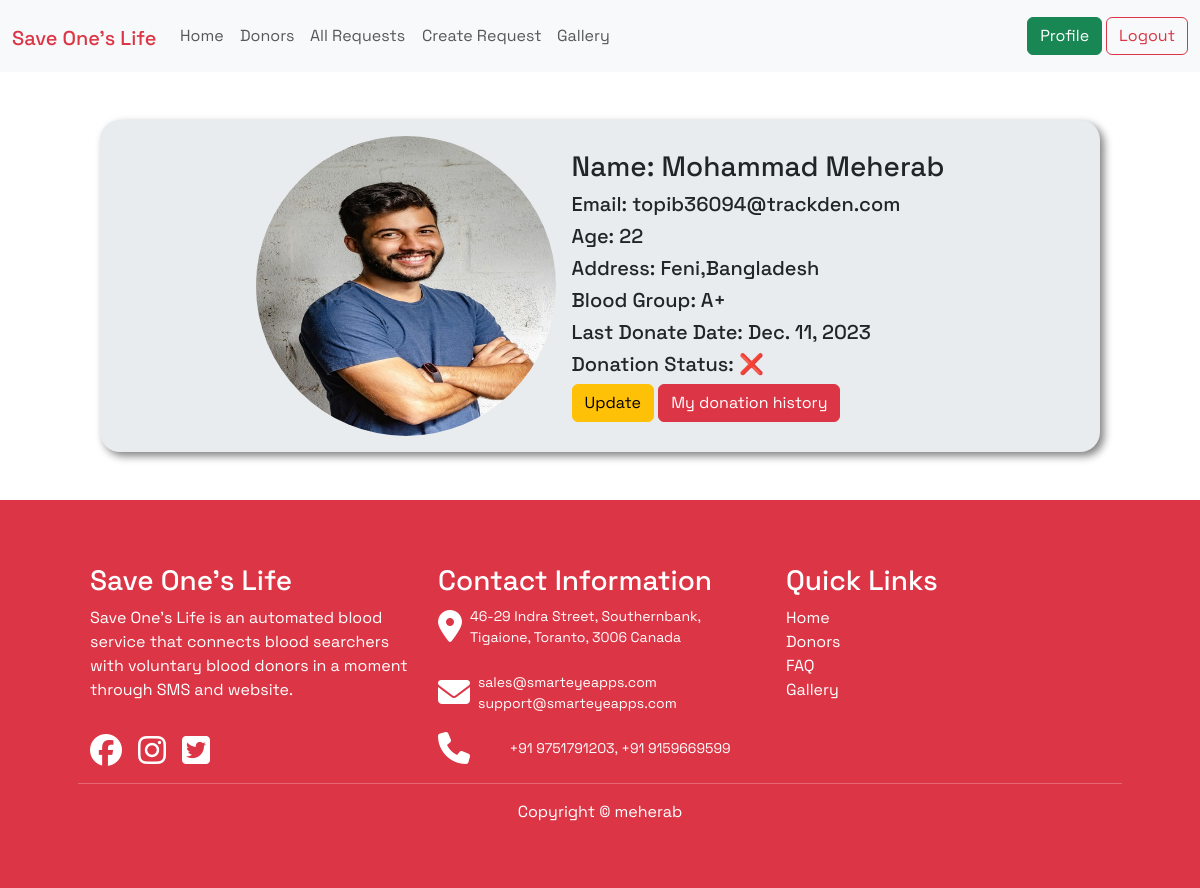
Screenshot of /profile/ (signed in) with the database file from the repository.
### account/models.py (models this page shows, shortened)
class UserAccount(models.Model):
    user = models.OneToOneField(User, on_delete = models.CASCADE, related_name = 'user_account')
    image = models.ImageField(upload_to= 'account/images/')
    blood_group = models.ForeignKey(UserBloodGroup, on_delete = models.CASCADE, related_name = 'blood_group', blank = True, null = True)
    age = models.CharField(max_length = 2)
    last_donate = models.DateField(blank=True, null=True)
    can_donate = models.BooleanField(default=True)
    city = models.CharField(max_length=25)
    country = models.CharField(max_length=25)

class UserBloodGroup(models.Model):
    name = models.CharField(max_length=25)
    slug = models.SlugField(max_length=25)
    def __str__(self):
        return str(self.name)

### userProfile/views.py (the view)
# urls.py: path('', views.ProfileView.as_view(), name='profile'),
class ProfileView(LoginRequiredMixin,DetailView):
    model = UserAccount
    template_name = 'profile.html'
    def get_object(self, queryset = None):
        return self.request.user
    def get_context_data(self, **kwargs):
        context = super().get_context_data(**kwargs)
        user_account = UserAccount.objects.get(user = self.request.user)
        last_donate_date = user_account.last_donate
        today_date = datetime.now().date()
        if last_donate_date is not None:
            difference = today_date - last_donate_date
            if  difference >= timedelta(days=90):
                user_account.can_donate = True
            else:
                user_account.can_donate = False
        user_account.save()
        context["user_account"] = user_account
        return context

### userProfile/templates/profile.html (shortened to what this page needs)
{% extends "base.html" %}
{% block content %}
<div style="width: 1000px; border-radius: 20px; box-shadow: 4px 4px 8px gray" class='bg-body-secondary m-auto mt-5 p-3 d-flex align-items-center justify-content-center gap-3'>
    <div>
        <img style="border-radius:200px" width="300px" height="300px" src="{{user_account.image.url}}" alt="">
    </div>
    <div>
        <h3>Name: {{user_account.user.first_name}} {{user_account.user.last_name}}</h3>
        <h5>Email: {{user_account.user.email}}</h5>
        <h5>Age: {{user_account.age}}</h5>
        <h5>Address: {{user_account.city}},{{user_account.country}}</h5>
        <h5>Blood Group: {{user_account.blood_group}}</h5>
        <h5>{% if user_account.last_donate%}
            Last Donate Date: {{user_account.last_donate}}
            {% endif%}
        </h5>
        <h5>{% if user_account.can_donate%}
            Donation Status: ✔️
            {%else%}
            Donation Status: ❌
            {% endif%}
        </h5>
        <a class="btn btn-warning" href="{% url 'user_update' %}">Update </a>
        <a class="btn btn-danger" href="{% url 'donation_history'%}">My donation history</a>
    </div>
</div>
{% endblock content %}

### static/style.css (style rules this page uses)
body { font-family: 'Space Grotesk', sans-serif; }

### rows the page displays
UserAccount: image (picture), user.first_name "Mohammad", user.last_name "Meherab", user.email "topib36094@trackden.com", age "22", city "Feni", country "Bangladesh", blood_group "A+", last_donate "Dec. 11, 2023"
